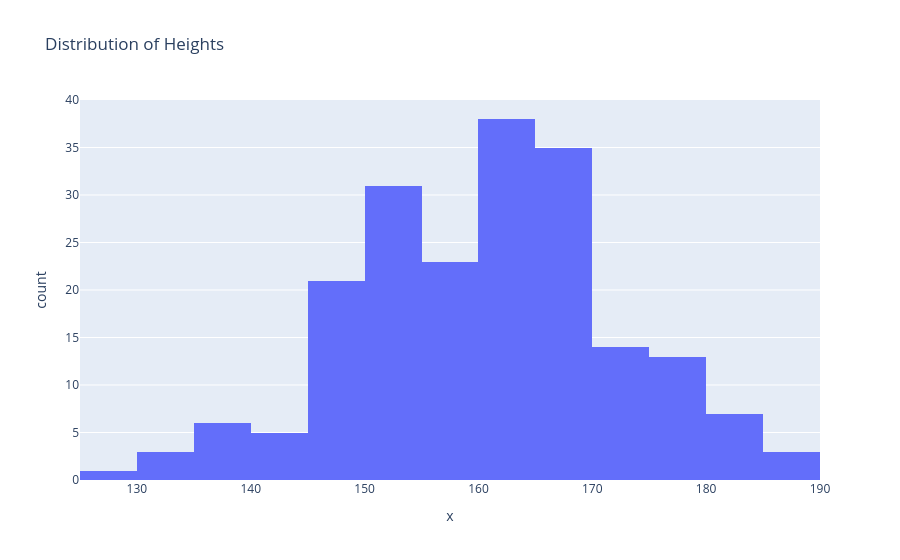

Notebook source saved alongside this figure:
### Markdown cell above
## 4.Histogram: 
 A histogram is used to represent continuous data in the form of bar. Each bar has discrete values in bar graphs, whereas in histograms, we have bars representing a range of values. Histograms show frequency distributions. We can use histograms to visualize:
 
 * Students marks distribution
 * Frequency of waiting time of customers in a Bank

### Code cell
##Example 4: Let us illustrate the distribution of heights of 200 people using a histogram

import numpy as np
#Here we will concentrate on heights which are 160 and the standard deviation is 11
heights_array = np.random.normal(160, 11, 200)
## Use plotly express histogram chart function px.histogram.Provide input data x to the histogram
fig = px.histogram(x=heights_array,title="Distribution of Heights")
fig.show()

### Figure 1 — Plotly figure (JSON) as saved in the notebook; plotly's stock layout.template omitted (floating-point values rounded to 4 significant figures; data arrays with more than 128 entries replaced by an {"elided": "..."} marker saying what was removed)
{"data": [{"alignmentgroup": "True", "bingroup": "x", "hovertemplate": "x=%{x}<br>count=%{y}<extra></extra>", "legendgroup": "", "marker": {"color": "#636efa", "pattern": {"shape": ""}}, "name": "", "offsetgroup": "", "orientation": "v", "showlegend": false, "type": "histogram", "x": {"elided": "200 float values"}, "xaxis": "x", "yaxis": "y"}], "layout": {"barmode": "relative", "legend": {"tracegroupgap": 0}, "title": {"text": "Distribution of Heights"}, "xaxis": {"anchor": "y", "domain": [0.0, 1.0], "title": {"text": "x"}}, "yaxis": {"anchor": "x", "domain": [0.0, 1.0], "title": {"text": "count"}}}}
